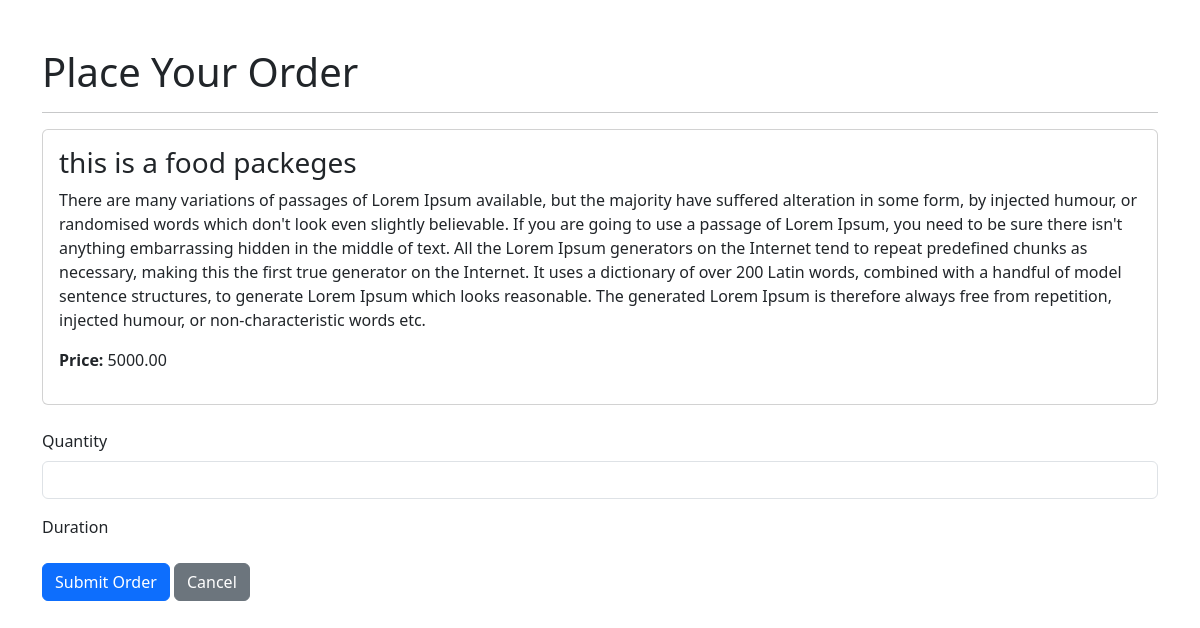
The page /order/order/food_and_beverage/5/ on the database its author committed.
### events/models.py (models this page shows, shortened)
class FoodAndBeveragePost(models.Model):
    organization = models.ForeignKey(Organization, on_delete=models.CASCADE)
    title = models.CharField(max_length=200)
    description = models.TextField()
    food_category = models.ForeignKey(FoodCategory, on_delete=models.SET_NULL, null=True, related_name='food_posts')
    image = models.ImageField(upload_to='food_and_beverage/')
    price = models.DecimalField(max_digits=10, decimal_places=2)
    quantity = models.IntegerField()

### order/views.py (the view, shortened to what this page needs)
# urls.py: path('order/<str:post_type>/<int:post_id>/', OrderView.as_view(), name='place_order'),
class OrderView(View):
    template_name = 'order_form.html'
    def get_post_instance(self, post_type, post_id):
        post_mapping = {
            'food_and_beverage': FoodAndBeveragePost,
            'conversation_hall': ConversationHallPost,
            'fun_and_activities': FunAndActivitiesPost,
        }
        model = post_mapping.get(post_type)
        if not model:
            return None
        return get_object_or_404(model, id=post_id)
    def get(self, request, post_type, post_id):
        post = self.get_post_instance(post_type, post_id)
        if not post:
            messages.error(request, "Invalid post type.")
            return redirect('dashboard')
        form = OrderForm(post_type=post_type)
        return render(request, self.template_name, {'form': form, 'post': post})

### order/forms.py (shortened to what this page needs)
class OrderForm(forms.ModelForm):
    class Meta:
        model = Order
        fields = ['quantity', 'duration']  # The fields vary depending on the post type
    def __init__(self, *args, **kwargs):
        post_type = kwargs.pop('post_type', None)
        super().__init__(*args, **kwargs)
        if post_type == 'food_and_beverage':
            self.fields['duration'].widget = forms.HiddenInput()
            self.fields['quantity'].widget.attrs.update({'class': 'form-control'})
        elif post_type in ['conversation_hall', 'fun_and_activities']:
            self.fields['duration'].widget.attrs.update({'class': 'form-control', 'placeholder': 'Duration in hours'})

### core/context_processors.py (called while the page is built, shortened)
def organizer_approval_status(request):
    return {}

### order/templates/order_form.html (shortened to what this page needs)
<!DOCTYPE html>
<html lang="en">
  <head>
    <link rel="stylesheet" href="https://cdnjs.cloudflare.com/ajax/libs/bootstrap/5.3.0/css/bootstrap.min.css" />
  </head>
  <body>
    <div class="container mt-5">
      <h1>Place Your Order</h1>
      <hr />
      <div class="card">
        <div class="card-body">
          <h3>{{ post.title }}</h3>
          <p>{{ post.description }}</p>
          <p>
            <strong>Price:</strong> {{ post.price }}
          </p>
        </div>
      </div>
      <form method="post" class="mt-4">
        <div class="mb-3">
          {% for field in form %}
            <div class="mb-3">
              <label for="{{ field.id_for_label }}" class="form-label">{{ field.label }}</label>
              {{ field }}
            </div>
          {% endfor %}
        </div>
        <button type="submit" class="btn btn-primary">Submit Order</button>
        <a href="{% url 'dashboard' %}" class="btn btn-secondary">Cancel</a>
      </form>
    </div>
  </body>
</html>

### rows shown on the page
FoodAndBeveragePost: title "this is a food packeges", description "There are many variations of passages of Lorem Ipsum available, but the majority have suffered alteration in some form, by injected humour, or randomised words which don't look even slightly believable. If you are going to use a passage of Lorem Ipsum, you need to be sure there isn't anything embarrassing hidden in the middle of text. All the Lorem Ipsum generators on the Internet tend to repeat predefined chunks as necessary, making this the first true generator on the Internet. It uses a dictionary of over 200 Latin words, combined with a handful of model sentence structures, to generate Lorem Ipsum which looks reasonable. The generated Lorem Ipsum is therefore always free from…", price "5000.00"

### other values the page prints
{{ field.label }} "Quantity" "Duration"
